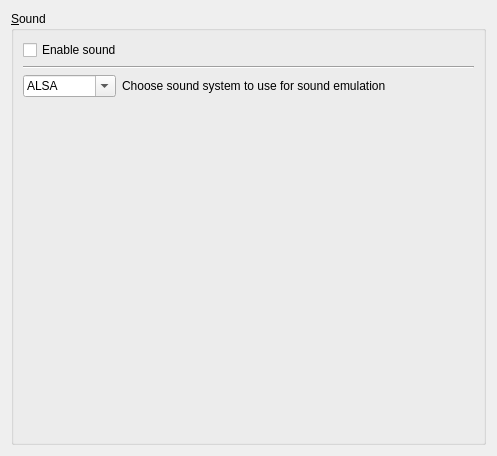
           <widget class="QWidget" name="soundPage" >
            <property name="geometry" >
             <rect>
              <x>0</x>
              <y>0</y>
              <width>497</width>
              <height>456</height>
             </rect>
            </property>
            <property name="helpFile" stdset="0" >
             <string>sound.html</string>
            </property>
            <layout class="QVBoxLayout" name="verticalLayout_10" >
             <item>
              <widget class="QGroupBox" name="soundBox" >
               <property name="title" >
                <string>&amp;Sound</string>
               </property>
               <layout class="QVBoxLayout" name="verticalLayout_7" >
                <item>
                 <widget class="QCheckBox" name="soundCheck" >
                  <property name="text" >
                   <string>Enable sound</string>
                  </property>
                 </widget>
                </item>
                <item>
                 <widget class="Line" name="line_5" >
                  <property name="orientation" >
                   <enum>Qt::Horizontal</enum>
                  </property>
                 </widget>
                </item>
                <item>
                 <layout class="QFormLayout" name="formLayout_2" >
                  <item row="0" column="0" >
                   <widget class="QComboBox" name="soundCombo" >
                    <property name="editable" >
                     <bool>true</bool>
                    </property>
                    <item>
                     <property name="text" >
                      <string>ALSA</string>
                     </property>
                    </item>
                    <item>
                     <property name="text" >
                      <string>OSS</string>
                     </property>
                    </item>
                    <item>
                     <property name="text" >
                      <string>ESD</string>
                     </property>
                    </item>
                    <item>
                     <property name="text" >
                      <string>PulseAudio</string>
                     </property>
                    </item>
                   </widget>
                  </item>
                  <item row="0" column="1" >
                   <widget class="QLabel" name="label_8" >
                    <property name="text" >
                     <string>Choose sound system to use for sound emulation</string>
                    </property>
                    <property name="buddy" >
                     <cstring>soundCombo</cstring>
                    </property>
                   </widget>
                  </item>
                 </layout>
                </item>
                <item>
                 <spacer name="verticalSpacer_5" >
                  <property name="orientation" >
                   <enum>Qt::Vertical</enum>
                  </property>
                  <property name="sizeHint" stdset="0" >
                   <size>
                    <width>20</width>
                    <height>40</height>
                   </size>
                  </property>
                 </spacer>
                </item>
               </layout>
              </widget>
             </item>
            </layout>
           </widget>
